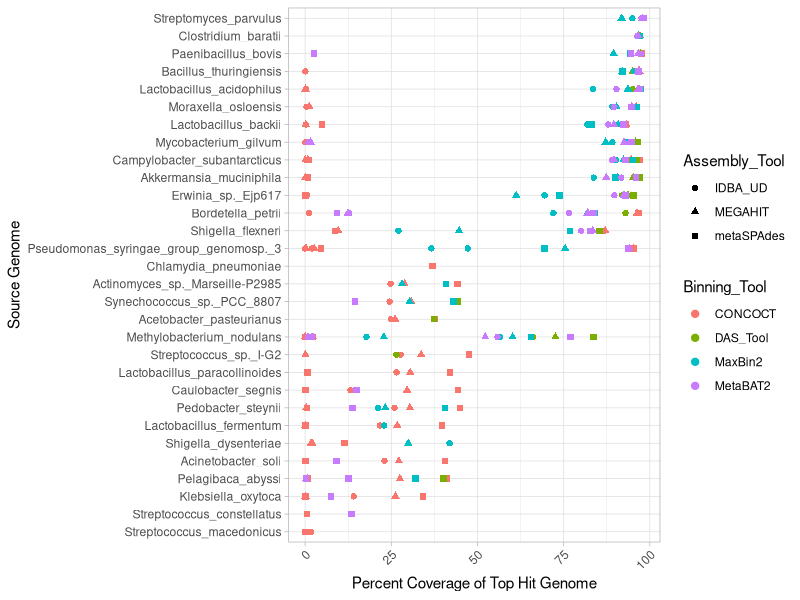
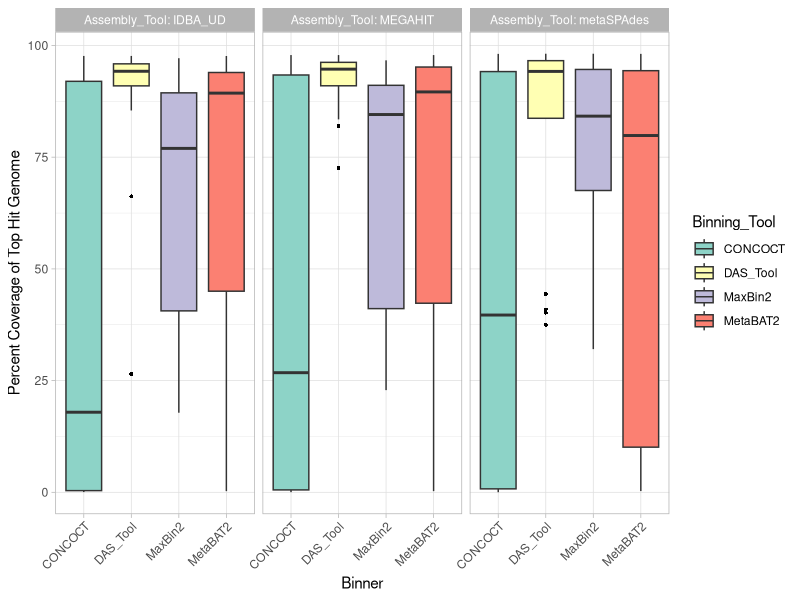
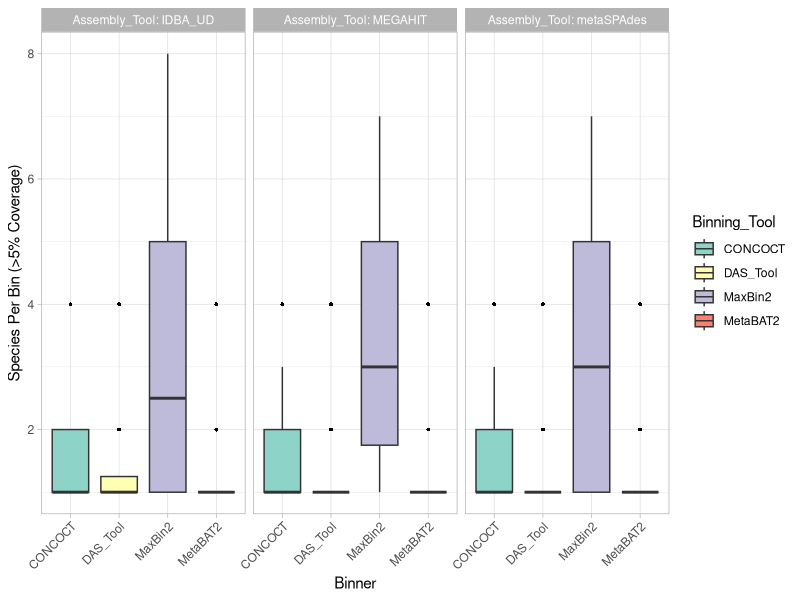
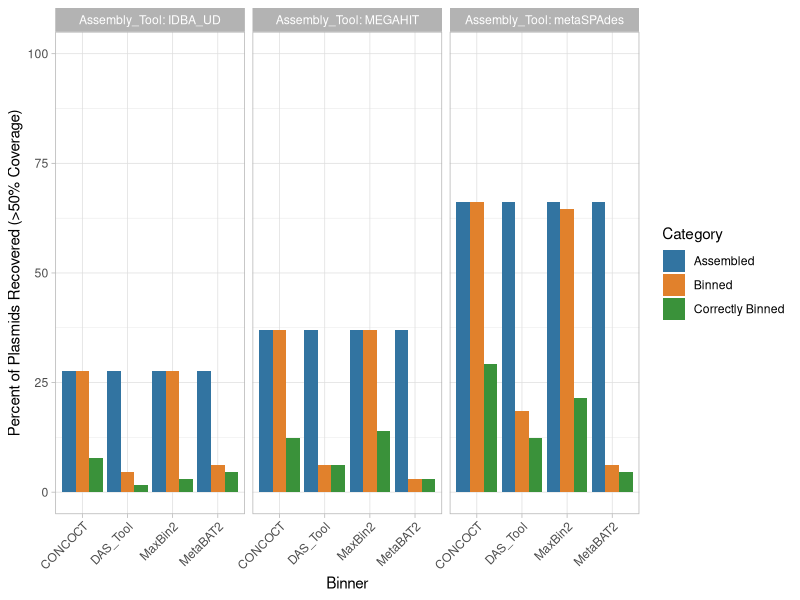
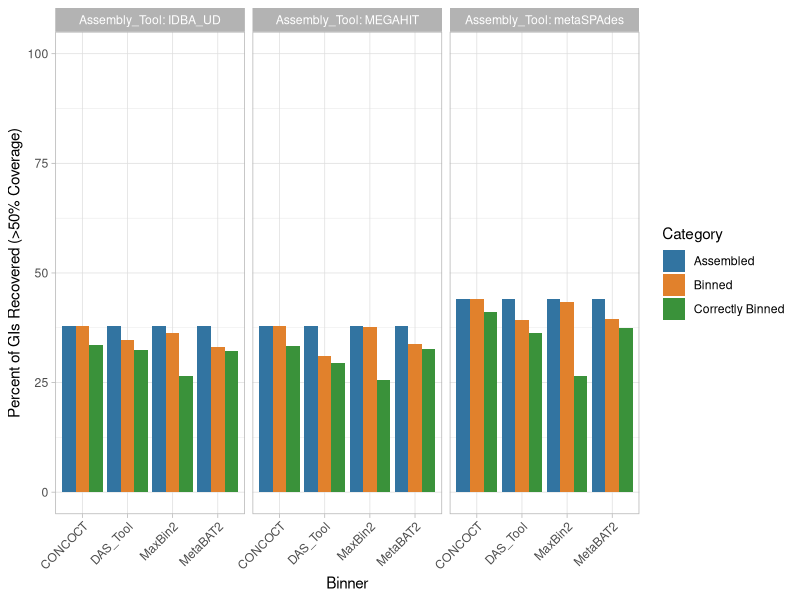
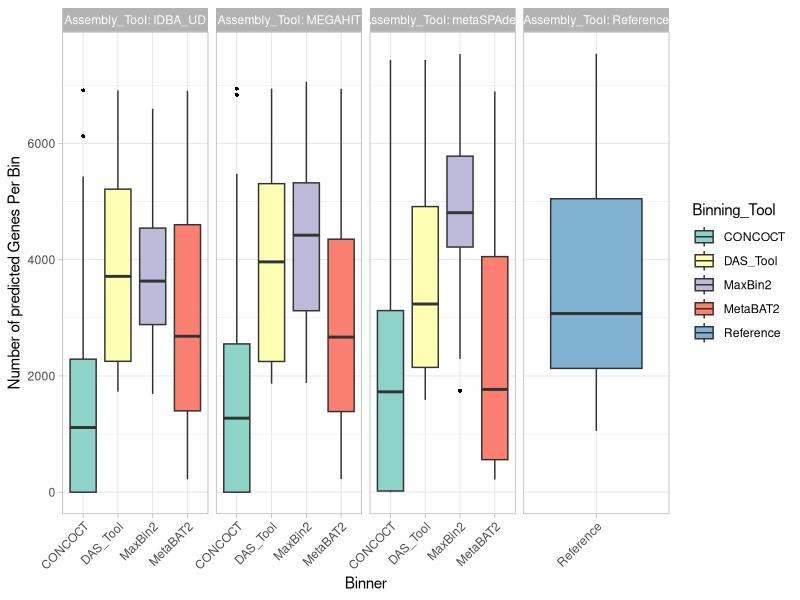
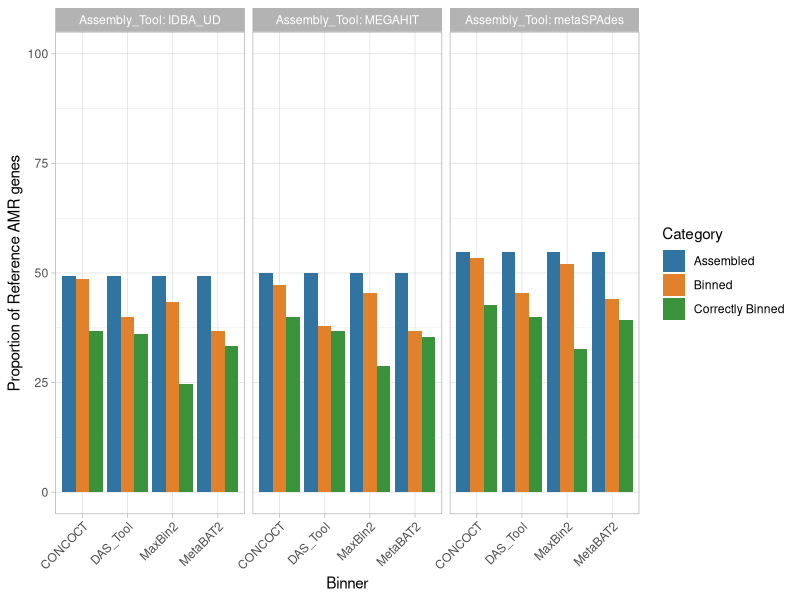
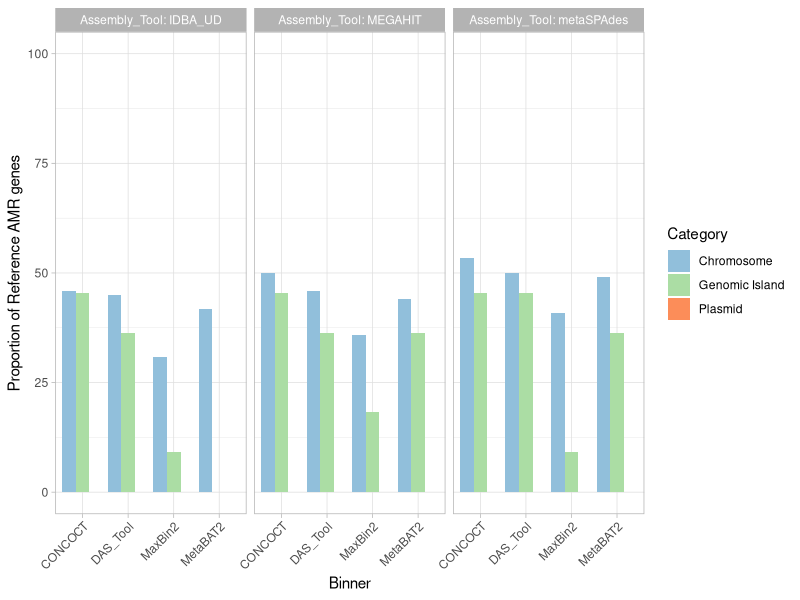

Generate these figures, in order, with R:
library(tidyverse)
library(ggplot2)
library(stringr)

#function to correct the capitalization and spelling of tools
correctToolNames<- function(dataframe)
{
  #correct binners
  df <- dataframe %>% 
    mutate(Binning_Tool = str_replace(Binning_Tool, "concoct", "CONCOCT"))%>% 
    mutate(Binning_Tool = str_replace(Binning_Tool, "dastool", "DAS_Tool"))%>% 
    mutate(Binning_Tool = str_replace(Binning_Tool, "maxbin2", "MaxBin2"))%>% 
    mutate(Binning_Tool = str_replace(Binning_Tool, "metabat2", "MetaBAT2")) %>% 
    mutate(Binning_Tool = str_replace(Binning_Tool, "reference", "Reference"))
  
  df <- df %>% 
    mutate(Assembly_Tool = str_replace(Assembly_Tool, "idba_ud", "IDBA_UD"))%>% 
    mutate(Assembly_Tool = str_replace(Assembly_Tool, "megahit", "MEGAHIT"))%>% 
    mutate(Assembly_Tool = str_replace(Assembly_Tool, "metaspades", "metaSPAdes")) %>%
    mutate(Assembly_Tool = str_replace(Assembly_Tool, "reference", "Reference"))
  
  return(df)
}

#condensed function to draw bar plots to keep themes consistent
BuildBarPlot <- function(ggplotObject, fileName, colorSet = 1)
{
  if (colorSet == 1) {
    colors <- c("#3274a1", "#e1812c", "#3a923a")
  } else {
    colors <- c("#91bfdb", "#abdda4", "#fc8d59")
  }
  
  p <- ggplotObject +
    facet_grid(.~Assembly_Tool, labeller = label_both) +
    geom_bar(stat = "identity", position = position_dodge(width = 0.9))+
    ylim(0,100)+
    theme_light() +
    theme(axis.text.x = element_text(angle=45, hjust=1)) +
    scale_fill_manual(values=colors)
  ggsave(fileName, plot = p, device = "png", width = 9, height = 4)
}

#condensed function to draw box plots to keep themes consistent
BuildBoxPlot <- function(ggplotObject, fileName)
{
  p <- ggplotObject +
    geom_boxplot(outlier.colour = 'black', outlier.shape = 16, outlier.size=1, notch = FALSE) +
    facet_grid(.~Assembly_Tool, labeller = label_both, scales="free") +
    theme_light() +
    theme(axis.text.x = element_text(angle=45, hjust=1)) +
    scale_fill_brewer(palette="Set3")
  ggsave(fileName, plot = p, device = "png", width = 9, height = 4)
}

#condensed function to draw point plots to keep themes consistent
BuildPointPlot<- function(ggplotObject, fileName)
{
  p<- ggplotObject +
    geom_point(aes(shape = Assembly_Tool, color = Binning_Tool), size = 1.5, stroke=1) +
    coord_flip() +
    theme_light() +
    theme(axis.text.x = element_text(angle=45, hjust=1))
  ggsave(fileName, plot = p, device = "png", width = 9, height = 4)
}

BuildLinePlot<- function(ggplotObject, fileName)
{
  p <- ggplotObject +
    geom_line(aes(color=Group))+
    geom_point(aes(color=Group)) +
    facet_grid(Binning_Tool~Assembly_Tool) +
    ylim(0,100)+
    theme_light() +
    theme(axis.text.x = element_text(angle=45, hjust=1))
  ggsave(fileName, plot = p, device = "png", width = 9, height = 7)
}


#read in all the tsv files corresponding to each figure
topHitsPerBinData <- read_csv("./data/top_hits_per_bin.csv", col_names = TRUE) %>% select("species","binner","assembly","coverage") %>% 
  `colnames<-` (c("Species","Binning_Tool","Assembly_Tool","Coverage")) %>% correctToolNames() %>% group_by(Species) %>%
  mutate(Average = mean(Coverage)) %>% ungroup() %>% mutate(Species=fct_reorder(Species, Average)) #add an average column to reorder the species to highest coverage to lowest

binCoverageData <- read_csv("./data/top_hits_per_bin.csv", col_names = TRUE) %>% select("binner","assembly","coverage")%>% 
`colnames<-`(c("Binning_Tool","Assembly_Tool","Coverage")) %>% correctToolNames()

binPurityData <- read_csv("./data/purity.csv", col_names = TRUE) %>% select("binner","assembly","species")%>% 
  `colnames<-`(c("Binning_Tool","Assembly_Tool","Num_Species")) %>% correctToolNames()

plasmidRecoveryData <- read_csv("./data/plasmids.csv", col_names = TRUE) %>% select("binner","assembly","Category","% of Plasmids (>50% coverage)")%>% 
  `colnames<-`(c("Binning_Tool","Assembly_Tool","Category","Percent")) %>% correctToolNames()

giRecoveryData <- read_csv("./data/gi_data.csv", col_names = TRUE) %>% select("binner","assembly","Category","% of GIs (>50% Coverage)")%>% 
  `colnames<-`(c("Binning_Tool","Assembly_Tool","Category","Percent")) %>% correctToolNames()

predictedGenesData <- read_csv("./data/geneCounts.csv", col_names = c("bin", "count", "type","binner","assembler")) %>% 
  `colnames<-`(c("Bin", "Count", "Type", "Binning_Tool","Assembly_Tool")) %>% correctToolNames() %>%
  filter(!grepl('unbinned', Bin)) #remove unbinned rows

amrRecoveryData <- read_tsv("./data/amrRecoveryData.tsv", col_names = TRUE)%>% 
  `colnames<-`(c("Binning_Tool","Assembly_Tool", "Absolute", "Relative", "Category")) %>% correctToolNames()

amrLocalizationRecoveryData <- read_tsv("./data/amrLocalizationRecoveryData.tsv", col_names = TRUE)%>% 
  `colnames<-`(c("Binning_Tool","Assembly_Tool", "Absolute", "Relative", "Category")) %>% correctToolNames()

vfRecoveryData <- read_tsv("./data/vfRecovery.tsv", col_names = TRUE)%>% 
  `colnames<-`(c("Binning_Tool","Assembly_Tool", "Absolute", "Relative", "Category")) %>% correctToolNames()

vfLocalizationRecoveryData <- read_tsv("./data/vfLocalizationRecovery.tsv", col_names = TRUE) %>% 
  `colnames<-`(c("Binning_Tool","Assembly_Tool", "Absolute", "Relative", "Category")) %>% correctToolNames()

rateOfLossData <- read_tsv("./data/rateOfLoss.tsv", col_names = TRUE) %>% correctToolNames()
View(rateOfLossData)

#draw the plots from data
topHitsPerBinPlot <- (ggplot(topHitsPerBinData, aes(x=Species, y=Coverage)) + ylab("Percent Coverage of Top Hit Genome") + xlab("Source Genome")) %>% 
  BuildPointPlot("top_hits_per_bin.png")

binCoveragePlot <- (ggplot(binCoverageData, aes(x=Binning_Tool, y=Coverage, fill = Binning_Tool)) + ylab("Percent Coverage of Top Hit Genome") + xlab("Binner")) %>% 
  BuildBoxPlot("bin_coverage.png")

binPurityPlot <- (ggplot(binPurityData, aes(x=Binning_Tool, y=Num_Species, fill = Binning_Tool)) + ylab("Species Per Bin (>5% Coverage)") + xlab("Binner")) %>%
  BuildBoxPlot("bin_purity.png")

plasmidRecoveryPlot <- (ggplot(plasmidRecoveryData, aes(x=Binning_Tool, y=Percent, fill=Category)) + ylab("Percent of Plasmids Recovered (>50% Coverage)") + xlab("Binner")) %>% 
  BuildBarPlot("plasmid_recovery.png")

giRecoveryPlot <- (ggplot(giRecoveryData, aes(x=Binning_Tool, y=Percent, fill=Category)) + ylab("Percent of GIs Recovered (>50% Coverage)") + xlab("Binner")) %>% 
  BuildBarPlot("GI_recovery.png")

predictedGenesPlot <- (ggplot(predictedGenesData, aes(x=Binning_Tool, y=Count, fill=Binning_Tool)) + ylab("Number of predicted Genes Per Bin") + xlab("Binner")) %>% 
  BuildBoxPlot("number_of_predicted_genes.png")

amrRecoveryPlot <- (ggplot(amrRecoveryData, aes(x=Binning_Tool, y=Relative, fill=Category)) + ylab("Proportion of Reference AMR genes") + xlab("Binner")) %>% 
  BuildBarPlot("amr_recovery.png")

amrLocalizationRecoveryPlot <- (ggplot(amrLocalizationRecoveryData, aes(x=Binning_Tool, y=Relative, fill=Category)) + ylab("Proportion of Reference AMR genes") + xlab("Binner")) %>% 
  BuildBarPlot("amr_localization_recovery.png",2)

vfRecoveryPlot <- (ggplot(vfRecoveryData, aes(x=Binning_Tool, y=Relative, fill=Category)) + ylab("Proportion of Reference VF genes") + xlab("Binner")) %>% 
  BuildBarPlot("vf_recovery.png")

vfLocalizationRecoveryPlot <- (ggplot(vfLocalizationRecoveryData, aes(x=Binning_Tool, y=Relative, fill=Category)) + ylab("Proportion of Reference VF Genes") + xlab("Binner")) %>% 
  BuildBarPlot("vf_localization_recovery.png",2)

rateOfLostPlot <- (ggplot(rateOfLossData, aes(x=Category, y=Relative, group=Group)) + ylab("Percent Recovery") + xlab("Stage")) %>%
  BuildLinePlot("rate_of_loss.png")
